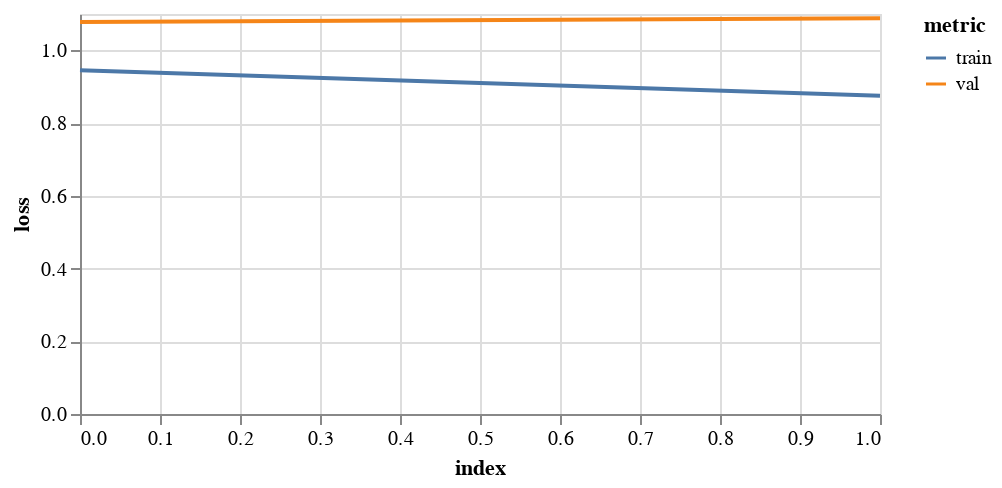
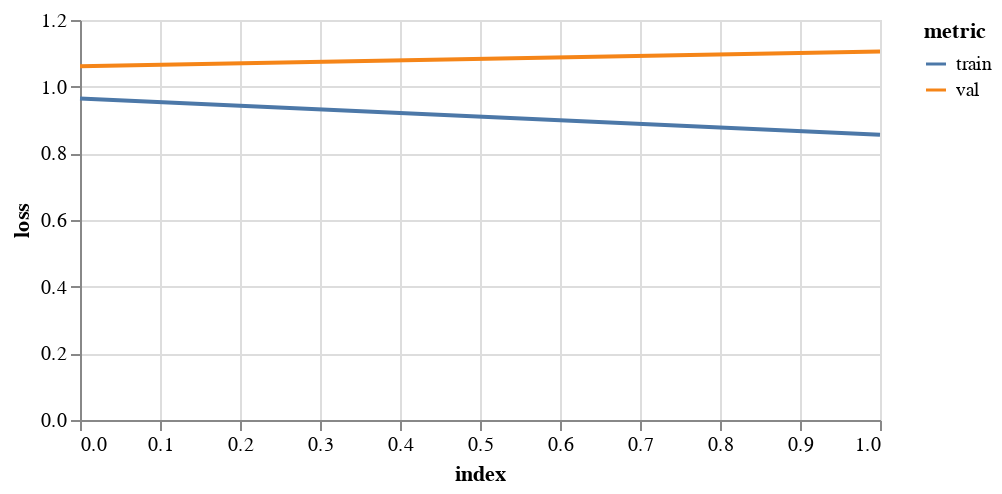
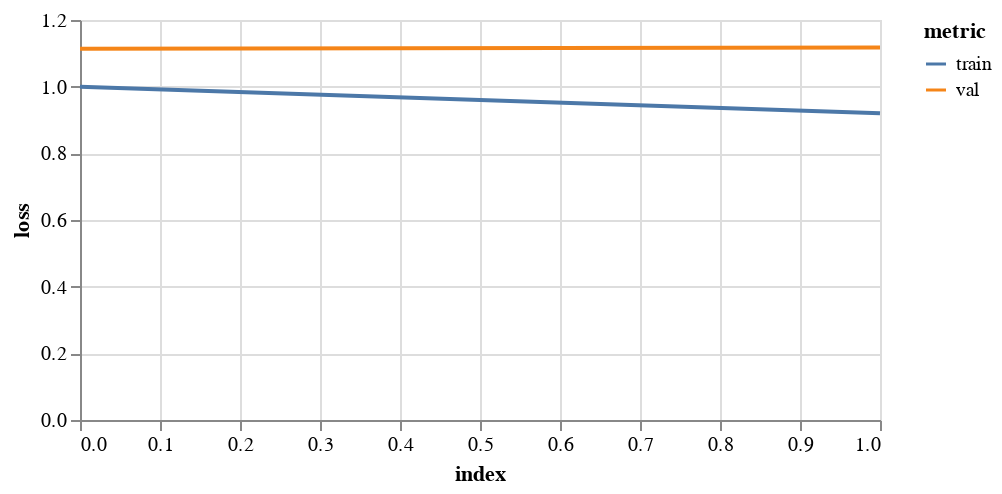

Notebook cell for these charts, in order:
### Markdown cell above
## 4. Leave one out

### Code cell
for trainName, trainSet in trainSets.items():
    allTrainData, allValData = [], []
    print('training on all but '+ trainName)
    for name, data in trainSets.items():
        if name != trainName:
            allTrainData = allTrainData + data
            allValData = allValData + valSets[name]

    gcn = FeaStNet()
    history = gcn.trainModel(allTrainData, allValData, epochs=epochs, batch_size=256, flatten=True, logTrans=False, 
                             ssTrans=True, saveDir=saveDir+'allGroups')

    display(plotHistory(history))

    # test
    print('testing on '+trainName+'\n\n')
    resultsDict = gcn.testModel(testSets[trainName], level='field')
    resultsDict['Trained on'] = ['all groups but test group']*len(resultsDict['mse'])
    resultsDict['Tested on'] = [trainName]*len(resultsDict['mse'])
    results = pivotDict(resultsDict)
    resultsList.extend(results)
        
pd.DataFrame(resultsList)

### Figure 1 — Vega-Lite specification as saved in the notebook (floating-point values rounded to 4 significant figures)
{"config": {"view": {"continuousWidth": 400, "continuousHeight": 300}}, "data": {"name": "data-f5e31bf19acfefb240396fe70a627edb"}, "mark": "line", "encoding": {"color": {"type": "nominal", "field": "metric"}, "tooltip": [{"type": "quantitative", "field": "epoch"}, {"type": "quantitative", "field": "value"}], "x": {"type": "quantitative", "field": "index"}, "y": {"type": "quantitative", "axis": {"title": "loss"}, "field": "value"}}, "height": 200, "transform": [{"fold": ["train", "val"], "as": ["metric", "value"]}], "width": 400, "$schema": "https://vega.github.io/schema/vega-lite/v4.8.1.json", "datasets": {"data-f5e31bf19acfefb240396fe70a627edb": [{"index": 0, "train": 0.9454, "val": 1.078}, {"index": 1, "train": 0.875, "val": 1.088}]}}

### Figure 2 — Vega-Lite specification as saved in the notebook (floating-point values rounded to 4 significant figures)
{"config": {"view": {"continuousWidth": 400, "continuousHeight": 300}}, "data": {"name": "data-f35c5276060fac8893669cf21b571e26"}, "mark": "line", "encoding": {"color": {"type": "nominal", "field": "metric"}, "tooltip": [{"type": "quantitative", "field": "epoch"}, {"type": "quantitative", "field": "value"}], "x": {"type": "quantitative", "field": "index"}, "y": {"type": "quantitative", "axis": {"title": "loss"}, "field": "value"}}, "height": 200, "transform": [{"fold": ["train", "val"], "as": ["metric", "value"]}], "width": 400, "$schema": "https://vega.github.io/schema/vega-lite/v4.8.1.json", "datasets": {"data-f35c5276060fac8893669cf21b571e26": [{"index": 0, "train": 0.9646, "val": 1.061}, {"index": 1, "train": 0.8559, "val": 1.106}]}}

### Figure 3 — Vega-Lite specification as saved in the notebook (floating-point values rounded to 4 significant figures)
{"config": {"view": {"continuousWidth": 400, "continuousHeight": 300}}, "data": {"name": "data-07b7b722f9f20a2d1f0da029b93f0997"}, "mark": "line", "encoding": {"color": {"type": "nominal", "field": "metric"}, "tooltip": [{"type": "quantitative", "field": "epoch"}, {"type": "quantitative", "field": "value"}], "x": {"type": "quantitative", "field": "index"}, "y": {"type": "quantitative", "axis": {"title": "loss"}, "field": "value"}}, "height": 200, "transform": [{"fold": ["train", "val"], "as": ["metric", "value"]}], "width": 400, "$schema": "https://vega.github.io/schema/vega-lite/v4.8.1.json", "datasets": {"data-07b7b722f9f20a2d1f0da029b93f0997": [{"index": 0, "train": 1.0, "val": 1.114}, {"index": 1, "train": 0.9204, "val": 1.117}]}}
